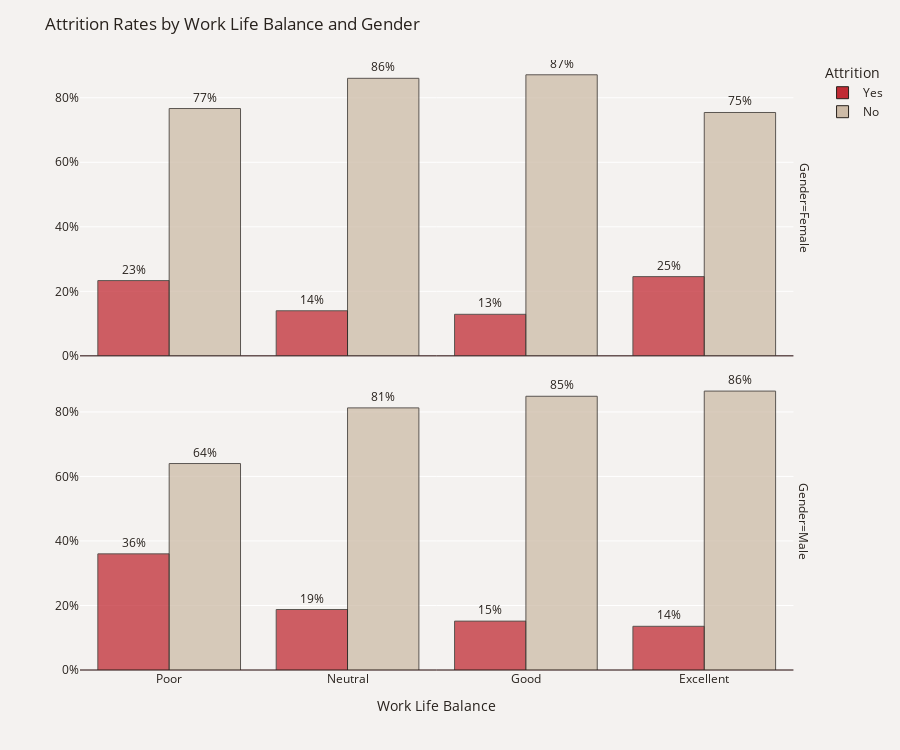

Notebook code for this chart:
### Code cell
fig = px.bar(plot_df, x='WorkLifeBalance', y='Percent', color='Attrition',
             facet_row='Gender', text='Percent', opacity=0.75, barmode='group', 
             category_orders={'Attrition': ['Yes', 'No']},
             color_discrete_map={'Yes': '#C02B34','No': '#CDBBA7'})
fig.update_traces(texttemplate='%{text:.2s}%', textposition='outside', 
                  marker_line=dict(width=1, color='#28221D'))
fig.update_yaxes(title="",zeroline=True, zerolinewidth=1, zerolinecolor='#1F0202',ticksuffix = '%')
fig.update_layout(title_text='Attrition Rates by Work Life Balance and Gender',height=750,font_color='#28221D',
                  xaxis_title='Work Life Balance', paper_bgcolor='#F4F2F0', plot_bgcolor='#F4F2F0', 
                  xaxis = dict(tickmode = 'array', tickvals = [1, 2, 3, 4],
                               ticktext = ['Poor', 'Neutral', 'Good', 'Excellent']))
fig.show()

### Figure 1 — Plotly figure (JSON) as saved in the notebook; plotly's stock layout.template omitted (floating-point values rounded to 4 significant figures)
{"data": [{"alignmentgroup": "True", "hovertemplate": "Attrition=Yes<br>Gender=Female<br>WorkLifeBalance=%{x}<br>Percent=%{text}<extra></extra>", "legendgroup": "Yes", "marker": {"color": "#C02B34", "line": {"color": "#28221D", "width": 1}, "opacity": 0.75}, "name": "Yes", "offsetgroup": "Yes", "orientation": "v", "showlegend": true, "text": [23.33, 13.97, 12.88, 24.56], "textposition": "outside", "texttemplate": "%{text:.2s}%", "type": "bar", "x": [1, 2, 3, 4], "xaxis": "x2", "y": [23.33, 13.97, 12.88, 24.56], "yaxis": "y2"}, {"alignmentgroup": "True", "hovertemplate": "Attrition=Yes<br>Gender=Male<br>WorkLifeBalance=%{x}<br>Percent=%{text}<extra></extra>", "legendgroup": "Yes", "marker": {"color": "#C02B34", "line": {"color": "#28221D", "width": 1}, "opacity": 0.75}, "name": "Yes", "offsetgroup": "Yes", "orientation": "v", "showlegend": false, "text": [36, 18.75, 15.15, 13.54], "textposition": "outside", "texttemplate": "%{text:.2s}%", "type": "bar", "x": [1, 2, 3, 4], "xaxis": "x", "y": [36, 18.75, 15.15, 13.54], "yaxis": "y"}, {"alignmentgroup": "True", "hovertemplate": "Attrition=No<br>Gender=Female<br>WorkLifeBalance=%{x}<br>Percent=%{text}<extra></extra>", "legendgroup": "No", "marker": {"color": "#CDBBA7", "line": {"color": "#28221D", "width": 1}, "opacity": 0.75}, "name": "No", "offsetgroup": "No", "orientation": "v", "showlegend": true, "text": [76.67, 86.03, 87.12, 75.44], "textposition": "outside", "texttemplate": "%{text:.2s}%", "type": "bar", "x": [1, 2, 3, 4], "xaxis": "x2", "y": [76.67, 86.03, 87.12, 75.44], "yaxis": "y2"}, {"alignmentgroup": "True", "hovertemplate": "Attrition=No<br>Gender=Male<br>WorkLifeBalance=%{x}<br>Percent=%{text}<extra></extra>", "legendgroup": "No", "marker": {"color": "#CDBBA7", "line": {"color": "#28221D", "width": 1}, "opacity": 0.75}, "name": "No", "offsetgroup": "No", "orientation": "v", "showlegend": false, "text": [64, 81.25, 84.85, 86.46], "textposition": "outside", "texttemplate": "%{text:.2s}%", "type": "bar", "x": [1, 2, 3, 4], "xaxis": "x", "y": [64, 81.25, 84.85, 86.46], "yaxis": "y"}], "layout": {"annotations": [{"font": {}, "showarrow": false, "text": "Gender=Male", "textangle": 90, "x": 0.98, "xanchor": "left", "xref": "paper", "y": 0.2425, "yanchor": "middle", "yref": "paper"}, {"font": {}, "showarrow": false, "text": "Gender=Female", "textangle": 90, "x": 0.98, "xanchor": "left", "xref": "paper", "y": 0.7575, "yanchor": "middle", "yref": "paper"}], "barmode": "group", "font": {"color": "#28221D"}, "height": 750, "legend": {"title": {"text": "Attrition"}, "tracegroupgap": 0}, "margin": {"t": 60}, "paper_bgcolor": "#F4F2F0", "plot_bgcolor": "#F4F2F0", "title": {"text": "Attrition Rates by Work Life Balance and Gender"}, "xaxis": {"anchor": "y", "domain": [0, 0.98], "tickmode": "array", "ticktext": ["Poor", "Neutral", "Good", "Excellent"], "tickvals": [1, 2, 3, 4], "title": {"text": "Work Life Balance"}}, "xaxis2": {"anchor": "y2", "domain": [0, 0.98], "matches": "x", "showticklabels": false}, "yaxis": {"anchor": "x", "domain": [0, 0.485], "ticksuffix": "%", "title": {"text": ""}, "zeroline": true, "zerolinecolor": "#1F0202", "zerolinewidth": 1}, "yaxis2": {"anchor": "x2", "domain": [0.515, 1], "matches": "y", "ticksuffix": "%", "title": {"text": ""}, "zeroline": true, "zerolinecolor": "#1F0202", "zerolinewidth": 1}}}
